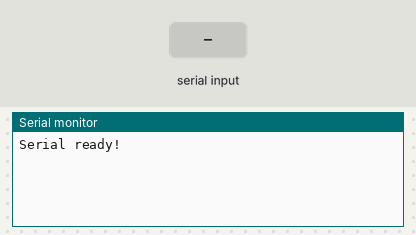
Bench run of a sketch on a simulated Arduino Mega 2560, built with avr-gcc and run on an emulated ATmega2560. Parts: the last lines printed to the serial monitor. The inputs (shaded band) are chosen by the test bench.

Above: at 1.2 s.
1.3 s: "1" received over the second serial link
At 2.4 s:
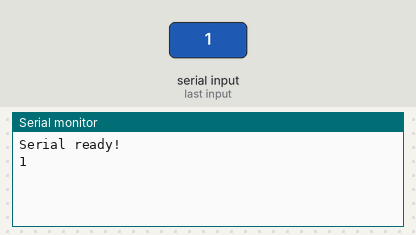
2.8 s: "0" received over the second serial link
At 3.5 s:
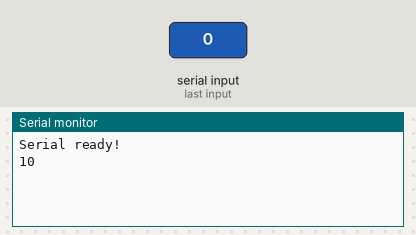

The sketch:

arduinominiesp8266.ino
```cpp
#include <SoftwareSerial.h>

//SoftwareSerial esp8266(4, 5); // RX, TX
HardwareSerial & esp8266 = Serial1;
void setup() {

    Serial.begin(9600);
    esp8266.begin(9600);

    while(!Serial); // Wait for the serial port to be ready.
    Serial.println("Serial ready!");

}

void loop() {

    while (esp8266.available() > 0) {
        Serial.write(esp8266.read());
    }

    while (Serial.available() > 0) {
        esp8266.write(Serial.read());
    }

}
```

Measured:
- after the input at 1.3 s, the serial monitor: prints a new line at once (image 1)
- after the input at 2.8 s, the serial monitor: prints a new line at once (image 2)
